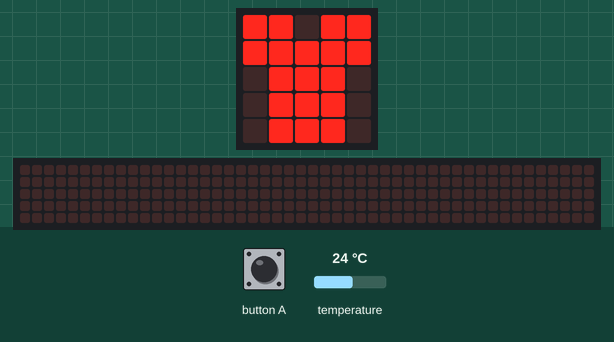
Recording of a program running on a simulated BBC micro:bit running MicroPython. Shown: the board's 5×5 LED display, a strip that is not on the board, showing the scrolling text unrolled. The test bench sets the inputs (shaded band); at power-on: temperature 24 °C. The 48×5 strip is a reading aid, not a part: it shows the text the display is scrolling, unrolled, one strip-width of it at a time.

Above: at 1.2 s.
1.3 s: temperature set to 33 °C
At 2.7 s:
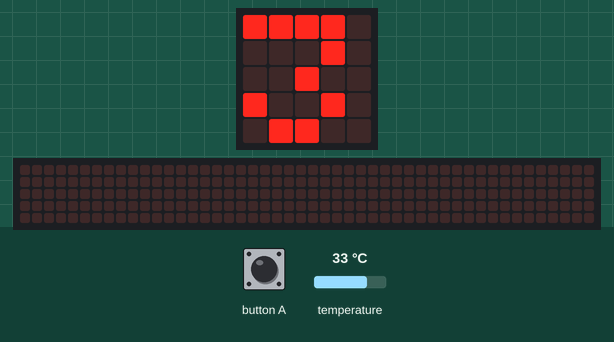
5.2 s: button A pressed for 2.35 s
At 5.98 s:
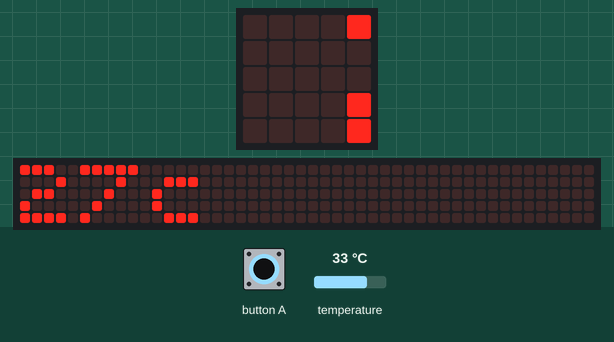
9.0 s: temperature set to 12 °C
At 11.4 s:
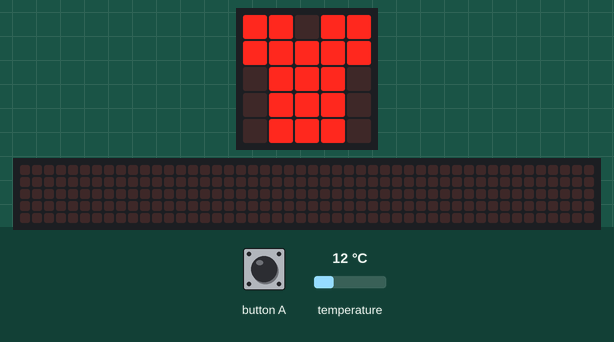
11.7 s: button A pressed for 2.35 s
At 12.29 s:
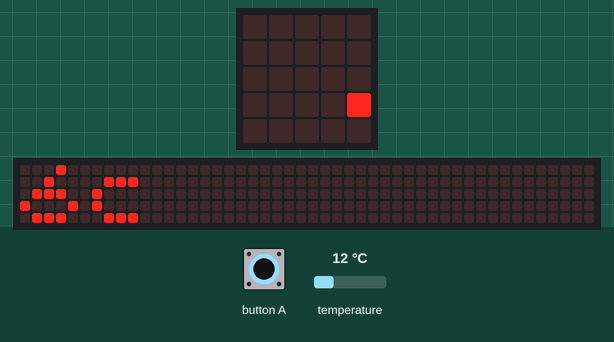
15.5 s: temperature set to 41 °C
At 17.4 s:
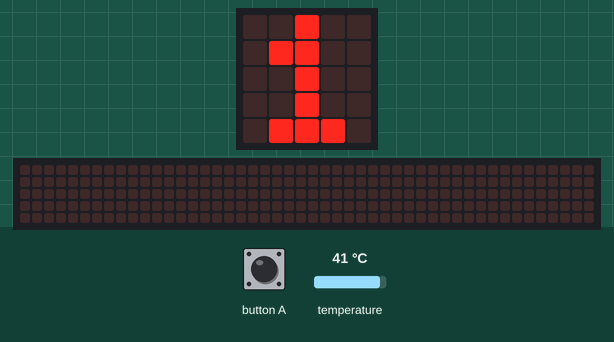
18.3 s: temperature set to 19 °C
At 21.3 s:
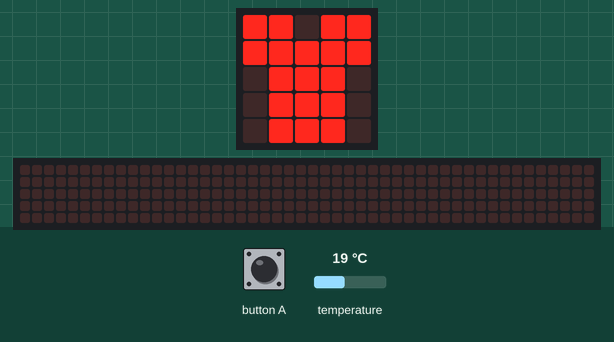
Timing chart, 0 to 22.3 s (numbered marks = the images above; inputs shaded):
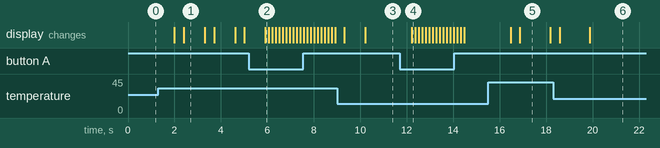

Measured:
- after the input at 1.3 s, the display: first changes after 0.70 s (image 1 shows a later state)
- after the input at 5.2 s, the display: changes after 0.71 s (image 2)
- after the input at 9.0 s, the display: first differs from a run without the input after 1.2 s (image 3)
- after the input at 11.7 s, the display: changes after 0.52 s (image 4)
- after the input at 15.5 s, the display: first changes after 0.97 s (image 5 shows a later state)
- after the input at 18.3 s, the display: first differs from a run without the input after 1.6 s (image 6)
- what the display in image 1 shows lasts 0.9 s, from 2.4 s to 3.3 s

The program:

guage.py
```python
from microbit import *

while True:
    # Settings
    target_temp = 24
    trim = 6  # See Readme.

    # Show trimmed temp when button pressed.
    trimmed_temp = temperature() - trim

    if button_a.is_pressed():
        display.scroll(str(trimmed_temp) + 'c')

    # Subtract target tempreture from trimmed tem.
    remainder = trimmed_temp - target_temp  # Trimmed to '0'

    # Display the relevant icon based on remainder.
    if remainder < 0:
        display.show(Image.TSHIRT)
        sleep(2000)
    elif remainder == 0:
        display.show(Image.YES)
        sleep(2000)
    elif remainder > 0 and remainder < 3:
        display.show(Image.NO)
        sleep(2000)
    elif remainder >= 3:
        display.show('!' + str(remainder))
        sleep(500)
```
